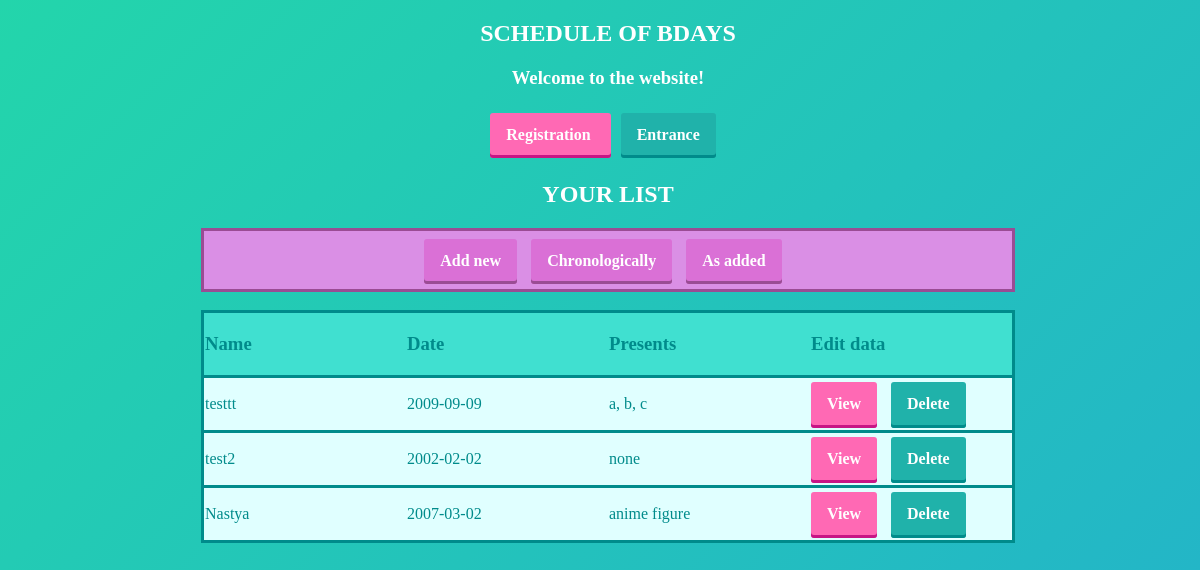
The app's page /main/8 (signed in), older data.
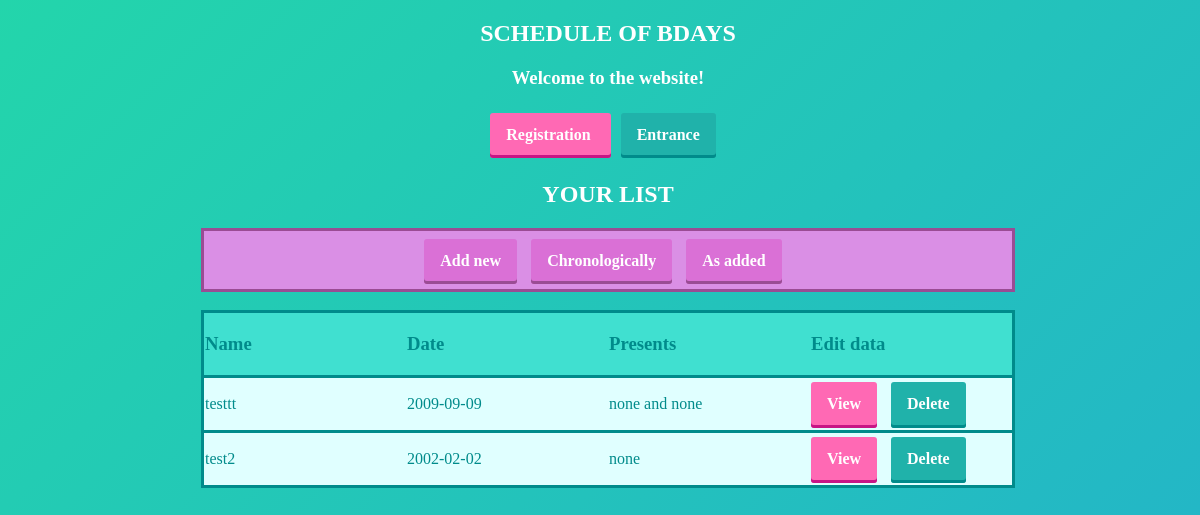
The same page, newer data.
### app/data/birthdays.py (models this page shows, shortened)
class Birthday(SqlAlchemyBase):
    __tablename__ = 'birthdays'
    id = sqlalchemy.Column(sqlalchemy.Integer,
                           primary_key=True, autoincrement=True)
    name = sqlalchemy.Column(sqlalchemy.String, nullable=True)
    date = sqlalchemy.Column(sqlalchemy.DateTime, nullable=True)
    gifts = sqlalchemy.Column(sqlalchemy.String, nullable=True)
    user_id = sqlalchemy.Column(sqlalchemy.Integer, nullable=True)

### funcs.py (the view)
@blueprint.route('/main/<int:id>', methods=['GET', 'POST'])
@login_required
def main(id):
    db_sess = db_session.create_session()
    param = []
    ids = []
    for bd in db_sess.query(Birthday).filter(Birthday.user_id == id).all():
        param.append([bd.name, bd.date, bd.gifts])
        ids.append(str(bd.id))
    for i in param:
        i[1] = str(i[1]).split(' ')[0]
    return render_template('main.html', title='Home', param=param, add_link=f'/add/{id}',
                           birthday_link=f'/birthday/', ids=ids, length=len(param), id=str(id))

### app/data/db_session.py (called while the page is built)
def create_session() -> Session:
    global __factory
    return __factory()

### server.py (called while the page is built)
@login_manager.user_loader
def load_user(user_id):
    db_sess = db_session.create_session()
    return db_sess.query(User).get(user_id)

### templates/main.html (shortened to what this page needs)
<!DOCTYPE html>
<html lang="en">
<head>
        <link rel="stylesheet" href="/static/css/style.css">
    </head>
<body>
{% extends "base.html" %}
{% block content %}
<aside>
<br><h1>YOUR LIST</h1><form2 action="" method="post">
    <a class="button3" href={{add_link}}><span>Add new</span></a>
    <a class="button3" href="/main_sort/{{id}}"><span>Chronologically</span></a>
    <a class="button3" href="/main/{{id}}"><span>As added</span></a>
</aside>
<br><table cellspacing="0px">
      <thead>
        <tr>
          <th class="col1"><h3>Name</h3></th>
          <th class="col1"><h3>Date</h3></th>
          <th class="col1"><h3>Presents</h3></th>
          <th class="col1"><h3>Edit data</h3></th>
        </tr>
      </thead>
      <tbody>
      {% for i in range(length) %}
        <tr>
          {% for el in param[i] %}
              <td class="col1">{{ el }}</td>
          {% endfor %}
           {% set link = birthday_link + ids[i] %}
           {% set link2 = '/main/' + id + '/' + ids[i] %}
          <td class="col1"><a class="button1" href={{link}}><span>View</span></a>
          <a class="button2" href={{link2}}><span>Delete</span></a></td>
        </tr>
      {% endfor %}
      </tbody>
    </table>
{% endblock %}

Row changes from the older to the newer data that the page shows:
no longer on this page (row edited): Birthday: name "Nastya", gifts "anime figure"
changed Birthday "testtt": gifts "a, b, c" → "none and none"
Text that changed along with them:
list line gone: "2007-03-02 View Delete"
